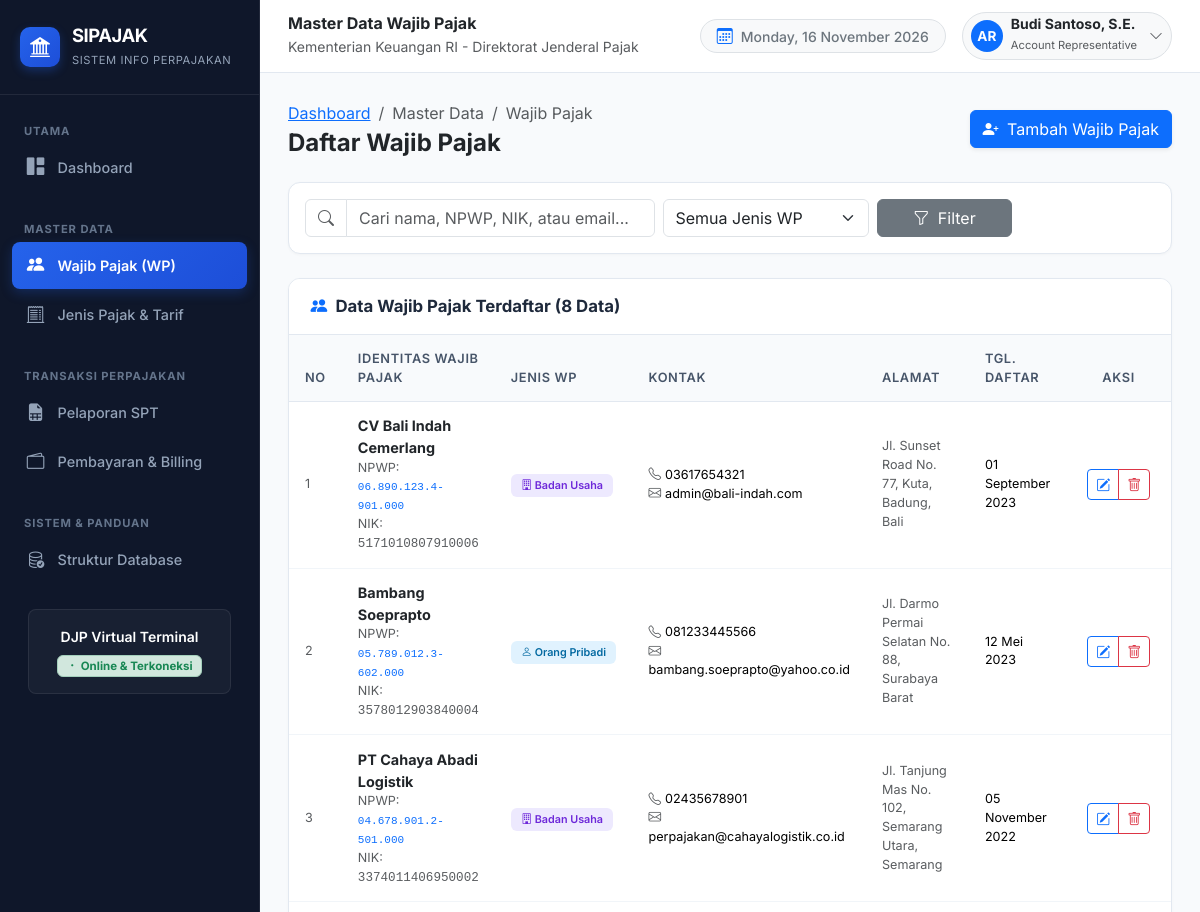
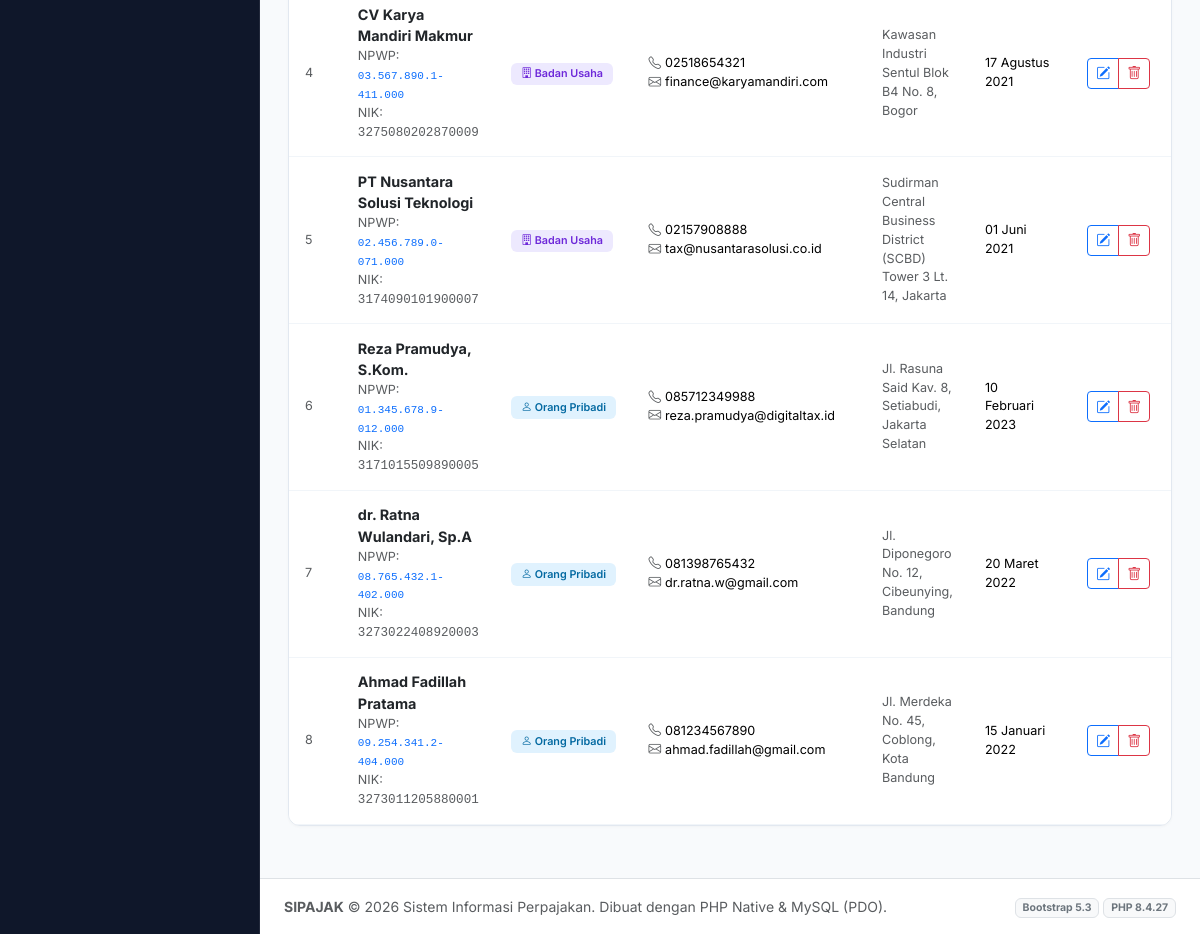
Screenshot of /wajib_pajak/index.php with the database file from the repository (2 pictures, top to bottom).
### tables this page shows
CREATE TABLE `wajib_pajak` (
  `id` int NOT NULL,
  `npwp` varchar(25) NOT NULL,
  `nik` varchar(20) NOT NULL,
  `nama_wajib_pajak` varchar(150) NOT NULL,
  `jenis_wp` enum('OP','Badan') NOT NULL,
  `alamat` text NOT NULL,
  `no_telepon` varchar(20) NOT NULL,
  `email` varchar(100) NOT NULL,
  `tanggal_daftar` date NOT NULL,
  `created_at` timestamp NULL DEFAULT CURRENT_TIMESTAMP,
  `updated_at` timestamp NULL DEFAULT CURRENT_TIMESTAMP ON UPDATE CURRENT_TIMESTAMP
);

### config/database.php (called while the page is built, shortened)
<?php
function base_url($path = '') {
    $protocol = (!empty($_SERVER['HTTPS']) && $_SERVER['HTTPS'] !== 'off' || (isset($_SERVER['SERVER_PORT']) && $_SERVER['SERVER_PORT'] == 443)) ? "https://" : "http://";
    $host = $_SERVER['HTTP_HOST'] ?? 'localhost';
    $scriptDir = str_replace('\\', '/', dirname($_SERVER['SCRIPT_NAME']));
    $pos = strpos($scriptDir, '/databases_pajak');
    if ($pos !== false) {
        $root = substr($scriptDir, 0, $pos + strlen('/databases_pajak'));
    } else {
        $root = '';
    }
    $cleanPath = ltrim($path, '/');
    return rtrim($protocol . $host . $root, '/') . ($cleanPath ? '/' . $cleanPath : '');
}
function format_tanggal($tanggal, $dengan_waktu = false) {
    $bulan_indo = [
        1 => 'Januari', 'Februari', 'Maret', 'April', 'Mei', 'Juni',
        'Juli', 'Agustus', 'September', 'Oktober', 'November', 'Desember'
    ];
    $time = strtotime($tanggal);
    $tgl = date('d', $time);
    $bln = (int)date('m', $time);
    $thn = date('Y', $time);
    $hasil = $tgl . ' ' . ($bulan_indo[$bln] ?? '') . ' ' . $thn;
    return $hasil;
}

### wajib_pajak/index.php (the view, shortened to what this page needs)
<?php
require_once __DIR__ . '/../config/database.php';
$search = trim($_GET['search'] ?? '');
$query = "SELECT * FROM wajib_pajak WHERE 1=1";
$params = [];
$query .= " ORDER BY id DESC";
$wajib_pajak_list = [];
if ($pdo) {
    try {
        $stmt = $pdo->prepare($query);
        $stmt->execute($params);
        $wajib_pajak_list = $stmt->fetchAll();
    } catch (PDOException $e) {
        set_flash('danger', 'Gagal memuat data: ' . $e->getMessage());
    }
}
require_once __DIR__ . '/../includes/header.php';
require_once __DIR__ . '/../includes/sidebar.php';
?>
<div class="main-wrapper">
  <?php require_once __DIR__ . '/../includes/navbar.php'; ?>
  <div class="content-body">
    <div class="d-flex flex-column flex-md-row justify-content-between align-items-md-center gap-3 mb-4">
      <div>
        <nav aria-label="breadcrumb">
          <ol class="breadcrumb mb-1 small">
            <li class="breadcrumb-item"><a href="<?= base_url('index.php'); ?>">Dashboard</a></li>
            <li class="breadcrumb-item active">Master Data</li>
            <li class="breadcrumb-item active">Wajib Pajak</li>
          </ol>
        </nav>
        <h4 class="fw-bold text-dark mb-0">Daftar Wajib Pajak</h4>
      </div>
      <div>
        <a href="<?= base_url('wajib_pajak/create.php'); ?>" class="btn btn-primary shadow-sm">
          <i class="bi bi-person-plus-fill me-1"></i> Tambah Wajib Pajak
        </a>
      </div>
    </div>
    <div class="app-card mb-4">
      <div class="app-card-body p-3">
        <form method="GET" action="<?= base_url('wajib_pajak/index.php'); ?>" class="row g-2 align-items-center">
          <div class="col-12 col-md-6 col-lg-5">
            <div class="input-group">
              <span class="input-group-text bg-white text-muted"><i class="bi bi-search"></i></span>
              <input type="text" name="search" class="form-control" placeholder="Cari nama, NPWP, NIK, atau email..." value="<?= htmlspecialchars($search); ?>">
            </div>
          </div>
          <div class="col-12 col-md-4 col-lg-3">
            <select name="jenis_wp" class="form-select">
              <option value="">Semua Jenis WP</option>
            </select>
          </div>
          <div class="col-12 col-md-2 d-flex gap-2">
            <button type="submit" class="btn btn-secondary w-100">
              <i class="bi bi-funnel me-1"></i> Filter
            </button>
          </div>
        </form>
      </div>
    </div>
    <div class="app-card">
      <div class="app-card-header">
        <h2 class="app-card-title">
          <i class="bi bi-people-fill text-primary"></i>
          Data Wajib Pajak Terdaftar (<?= count($wajib_pajak_list); ?> Data)
        </h2>
      </div>
      <div class="table-responsive">
        <table class="table table-custom align-middle">
          <thead>
            <tr>
              <th style="width: 50px;">No</th>
              <th>Identitas Wajib Pajak</th>
              <th>Jenis WP</th>
              <th>Kontak</th>
              <th>Alamat</th>
              <th>Tgl. Daftar</th>
              <th class="text-center" style="width: 140px;">Aksi</th>
            </tr>
          </thead>
          <tbody>
            <?php if (empty($wajib_pajak_list)): ?>
              <tr>
                <td colspan="7" class="text-center py-4 text-muted">
                  <i class="bi bi-person-x fs-2 d-block mb-1"></i>
                  Data Wajib Pajak tidak ditemukan.
                </td>
              </tr>
            <?php else: ?>
              <?php $no = 1; foreach ($wajib_pajak_list as $row): ?>
                <tr>
                  <td class="text-muted small"><?= $no++; ?></td>
                  <td>
                    <div class="fw-bold text-dark"><?= htmlspecialchars($row['nama_wajib_pajak']); ?></div>
                    <div class="small text-muted">
                      NPWP: <code class="text-primary"><?= htmlspecialchars($row['npwp']); ?></code>
                    </div>
                    <div class="small text-muted">
                      NIK: <span class="font-monospace"><?= htmlspecialchars($row['nik']); ?></span>
                    </div>
                  </td>
                  <td>
                    <?php if ($row['jenis_wp'] === 'OP'): ?>
                      <span class="badge badge-op"><i class="bi bi-person"></i> Orang Pribadi</span>
                    <?php else: ?>
                      <span class="badge badge-badan"><i class="bi bi-building"></i> Badan Usaha</span>
                    <?php endif; ?>
                  </td>
                  <td>
                    <div class="small"><i class="bi bi-telephone me-1 text-muted"></i><?= htmlspecialchars($row['no_telepon']); ?></div>
                    <div class="small"><i class="bi bi-envelope me-1 text-muted"></i><?= htmlspecialchars($row['email']); ?></div>
                  </td>
                  <td class="small text-muted" style="max-width: 250px;">
                    <?= htmlspecialchars($row['alamat']); ?>
                  </td>
                  <td class="small">
                    <?= format_tanggal($row['tanggal_daftar']); ?>
                  </td>
                  <td class="text-center">
                    <div class="btn-group btn-group-sm">
                      <a href="<?= base_url('wajib_pajak/edit.php?id=' . $row['id']); ?>" class="btn btn-outline-primary" title="Edit Data">
                        <i class="bi bi-pencil-square"></i>
                      </a>
                      <a href="<?= base_url('wajib_pajak/delete.php?id=' . $row['id']); ?>"
                         class="btn btn-outline-danger btn-confirm-delete"
                         data-confirm="Yakin ingin menghapus Wajib Pajak <?= htmlspecialchars($row['nama_wajib_pajak']); ?>?"
                         title="Hapus Data">
                        <i class="bi bi-trash"></i>
                      </a>
                    </div>
                  </td>
                </tr>
              <?php endforeach; ?>
            <?php endif; ?>
          </tbody>
        </table>
      </div>
    </div>
<?php
require_once __DIR__ . '/../includes/footer.php';
?>

### assets/css/style.css (style rules this page uses)
:root { --primary-color: #1e3a8a; --primary-hover: #1e40af; --secondary-color: #0f766e; --accent-color: #f59e0b; --bg-light: #f8fafc; --card-bg: #ffffff; --text-main: #1e293b; --text-muted: #64748b; --sidebar-width: 260px; --sidebar-bg: #0f172a; --sidebar-color: #cbd5e1; }
body { font-family: 'Inter', -apple-system, BlinkMacSystemFont, 'Segoe UI', Roboto, Helvetica, Arial, sans-serif; background-color: var(--bg-light); color: var(--text-main); min-height: 100vh; }
.main-wrapper { margin-left: var(--sidebar-width); min-height: 100vh; display: flex; flex-direction: column; transition: all 0.3s ease; }
.content-body { padding: 1.75rem; flex: 1; }
.app-card { border: 1px solid #e2e8f0; border-radius: 12px; background: #ffffff; box-shadow: 0 1px 3px rgba(0, 0, 0, 0.03); margin-bottom: 1.5rem; overflow: hidden; }
.app-card-header { padding: 1.1rem 1.35rem; background: #ffffff; border-bottom: 1px solid #e2e8f0; display: flex; align-items: center; justify-content: space-between; flex-wrap: wrap; gap: 0.75rem; }
.app-card-title { font-size: 1.05rem; font-weight: 700; color: #1e293b; margin: 0; display: flex; align-items: center; gap: 0.5rem; }
.app-card-body { padding: 1.35rem; }
.table-custom { margin-bottom: 0; font-size: 0.9rem; }
.table-custom thead th { background-color: #f8fafc; color: #475569; font-weight: 600; font-size: 0.8rem; text-transform: uppercase; letter-spacing: 0.05em; border-bottom: 1px solid #e2e8f0; padding: 0.85rem 1rem; }
.table-custom tbody td { padding: 0.85rem 1rem; vertical-align: middle; border-bottom: 1px solid #f1f5f9; }
.badge-op { background-color: #e0f2fe; color: #0369a1; font-weight: 600; padding: 0.35rem 0.65rem; border-radius: 6px; }
.badge-badan { background-color: #ede9fe; color: #6d28d9; font-weight: 600; padding: 0.35rem 0.65rem; border-radius: 6px; }

### rows the page displays
wajib_pajak: nama_wajib_pajak "CV Bali Indah Cemerlang", npwp "06.890.123.4-901.000", nik "5171010807910006", jenis_wp "Badan" (drawn), no_telepon "03617654321", email "admin@bali-indah.com", alamat "Jl. Sunset Road No. 77, Kuta, Badung, Bali", tanggal_daftar "01 September 2023"
wajib_pajak: nama_wajib_pajak "Bambang Soeprapto", npwp "05.789.012.3-602.000", nik "3578012903840004", jenis_wp "OP" (drawn), no_telepon "081233445566", email "bambang.soeprapto@yahoo.co.id", alamat "Jl. Darmo Permai Selatan No. 88, Surabaya Barat", tanggal_daftar "12 Mei 2023"
wajib_pajak: nama_wajib_pajak "PT Cahaya Abadi Logistik", npwp "04.678.901.2-501.000", nik "3374011406950002", jenis_wp "Badan" (drawn), no_telepon "02435678901", email "perpajakan@cahayalogistik.co.id", alamat "Jl. Tanjung Mas No. 102, Semarang Utara, Semarang", tanggal_daftar "05 November 2022"
wajib_pajak: nama_wajib_pajak "CV Karya Mandiri Makmur", npwp "03.567.890.1-411.000", nik "3275080202870009", jenis_wp "Badan" (drawn), no_telepon "02518654321", email "finance@karyamandiri.com", alamat "Kawasan Industri Sentul Blok B4 No. 8, Bogor", tanggal_daftar "17 Agustus 2021"
wajib_pajak: nama_wajib_pajak "PT Nusantara Solusi Teknologi", npwp "02.456.789.0-071.000", nik "3174090101900007", jenis_wp "Badan" (drawn), no_telepon "02157908888", email "tax@nusantarasolusi.co.id", alamat "Sudirman Central Business District (SCBD) Tower 3 Lt. 14, Jakarta", tanggal_daftar "01 Juni 2021"
wajib_pajak: nama_wajib_pajak "Reza Pramudya, S.Kom.", npwp "01.345.678.9-012.000", nik "3171015509890005", jenis_wp "OP" (drawn), no_telepon "085712349988", email "reza.pramudya@digitaltax.id", alamat "Jl. Rasuna Said Kav. 8, Setiabudi, Jakarta Selatan", tanggal_daftar "10 Februari 2023"
wajib_pajak: nama_wajib_pajak "dr. Ratna Wulandari, Sp.A", npwp "08.765.432.1-402.000", nik "3273022408920003", jenis_wp "OP" (drawn), no_telepon "081398765432", email "dr.ratna.w@gmail.com", alamat "Jl. Diponegoro No. 12, Cibeunying, Bandung", tanggal_daftar "20 Maret 2022"
wajib_pajak: nama_wajib_pajak "Ahmad Fadillah Pratama", npwp "09.254.341.2-404.000", nik "3273011205880001", jenis_wp "OP" (drawn), no_telepon "081234567890", email "ahmad.fadillah@gmail.com", alamat "Jl. Merdeka No. 45, Coblong, Kota Bandung", tanggal_daftar "15 Januari 2022"

### other values shown
$page_title "Master Data Wajib Pajak"
count($wajib_pajak_list) "8"
phpversion() "8.4.27"
